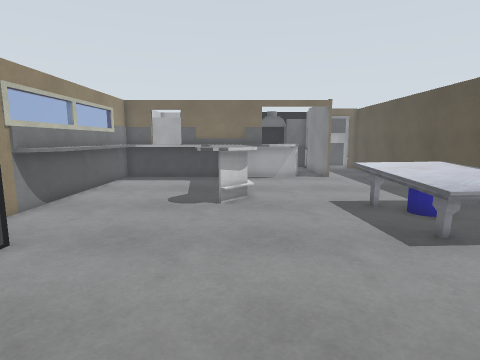
[1] (above)

19 first-person views from a walk through a world built for the Gazebo simulator. The camera is 1.3 m above the floor, tilts 8° down and sees 80° across. The lines on the ground mark 1 m squares. The floor is counted in squares, 0.5 m on a side. Each view is taken from the middle of a square. On the plan, view 1 faces up. The plan holds only what a view shows up to about 19 squares ahead; the rest is blank. The place goes on beyond the plan. The robots in the file are not drawn. Simple patterns stand in for the simulator's built-in surfaces. Some stock models are drawn as simple stand-ins. Some surface patterns are stand-ins.

[2]
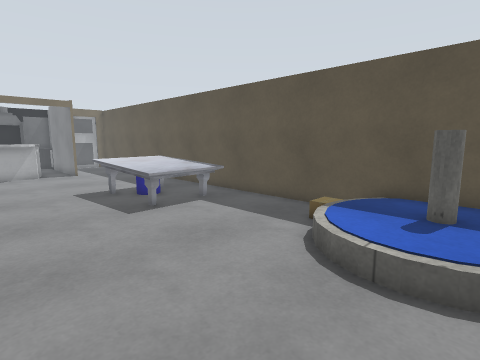

[3]
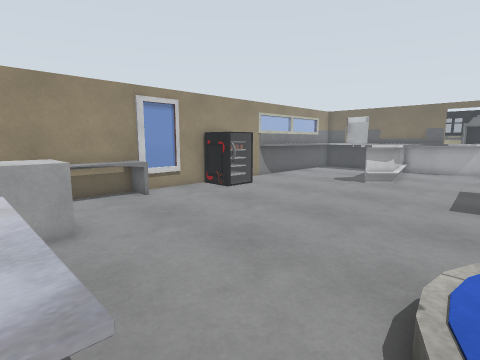

[4]
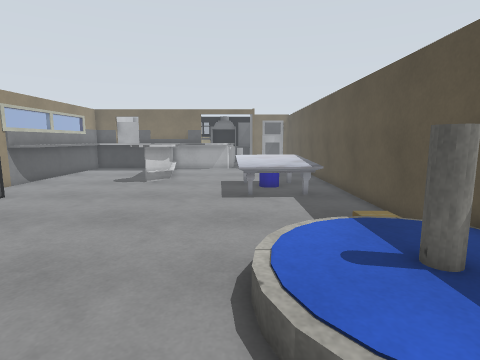

[5]
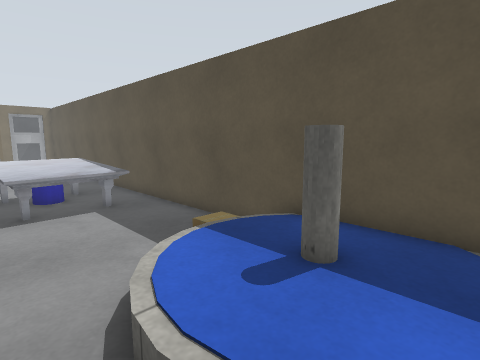

[6]
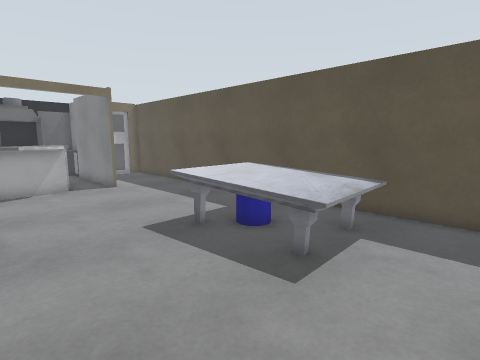

[7]
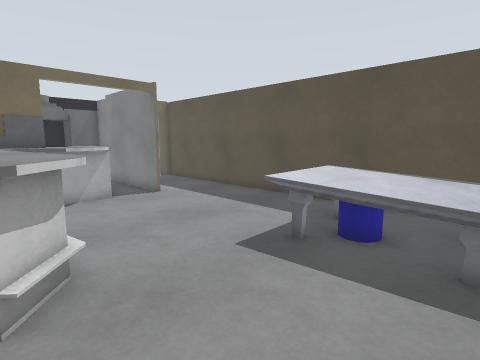

[8]
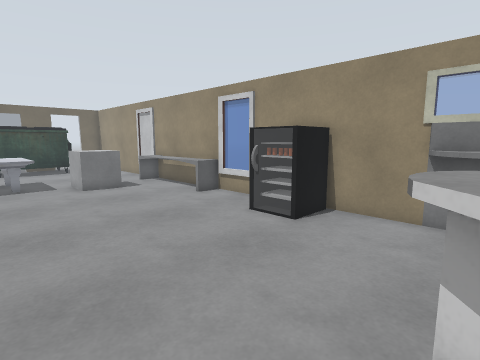

[9]
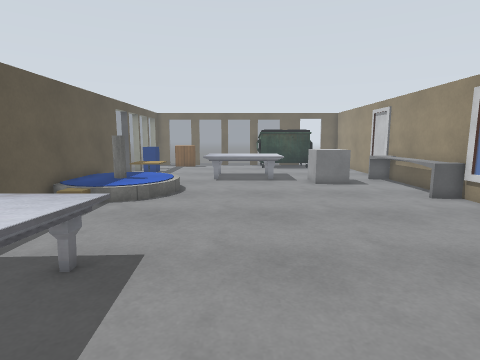

[10]
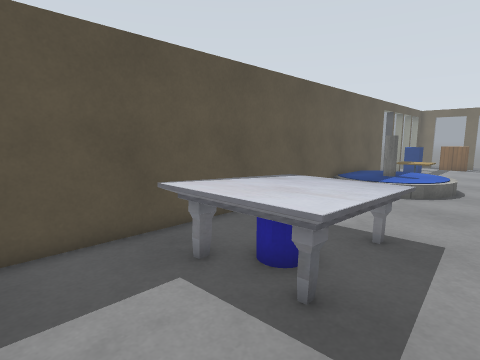

[11]
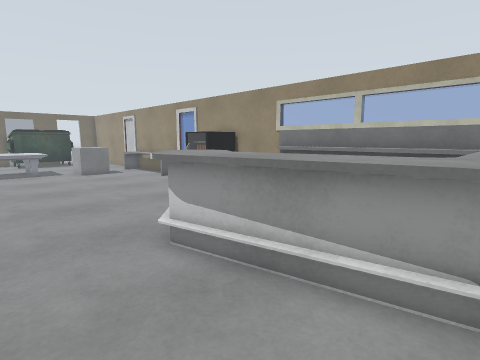

[12]
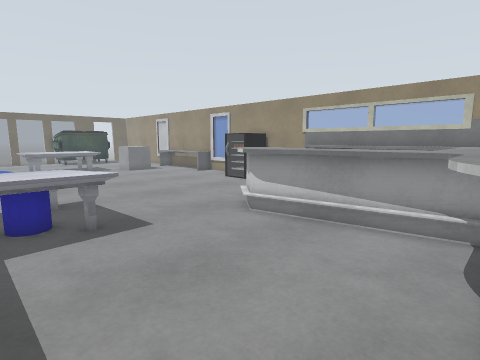

[13]
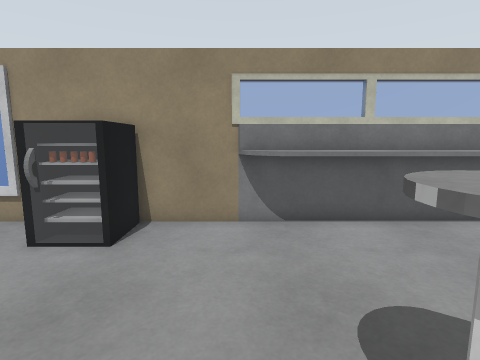

[14]
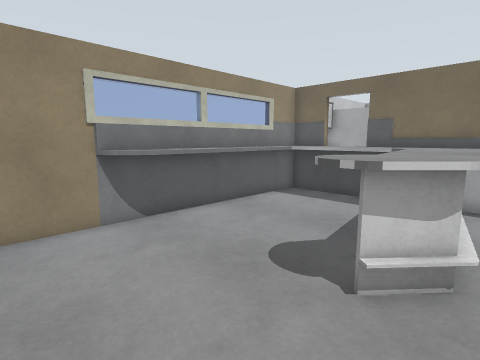

[15]
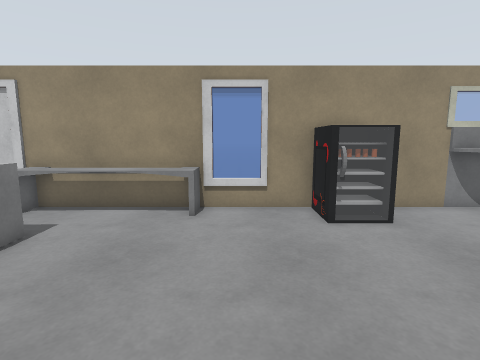

[16]
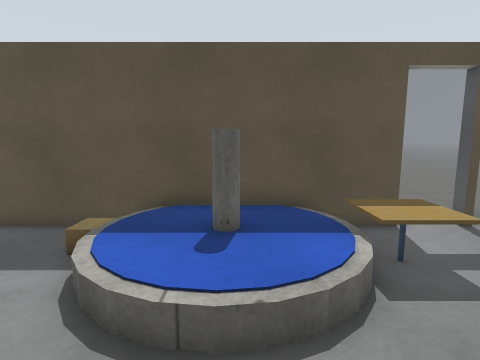

[17]
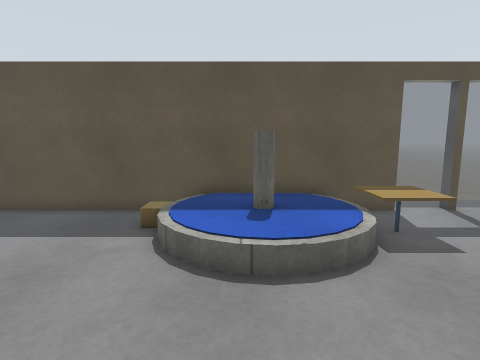

[18]
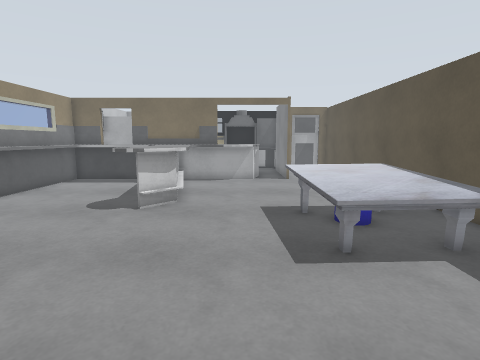

[19]
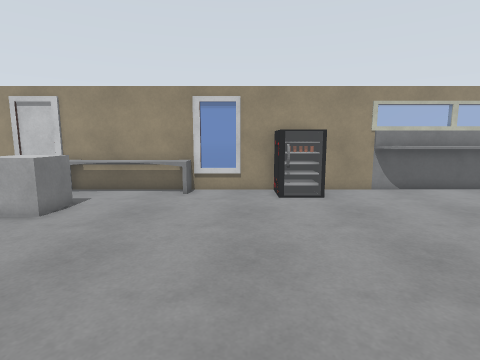

### Floor plan
Key: @ floor where view 1 was taken; # wall or solid block; . floor; = window, fence, low wall or low ledge; T marble table; B cardboard box; F fountain; C cafe table; O other object.
Columns run from 8 left of view 1 to 11 right of it. Each row starts with its distance up from view 1.
 20 #         ###.....#
 19 ##      ####......#
 18 #########.........#
 17 ##....###.........#
 16 ##....##=.........#
 15 ##.... ###........#
 14 ##.....###........#
 13 ##....####........#
 12 ##....###....TTTT.#
 11 ##...........TTTT #
 10 ##...........TTTTT#
  9 #............TTTTT#
  8 #............TTTTT#
  7 ###..........TTTTT#
  6 ##=...............#
  5 ###=..............#
  4 #.................#
  3 #.................#
  2 =...............BB##
  1 =.............FFBBF#
  0 #=......@.....FFFFFF
 -1 ##...........FFFFFFF
 -2 ##...........FFFFFFF
 -3 ##...........FFFFFFF
 -4 ##..OO........FFFFF#
 -5 ##..OOOTTTTTT..CCC##
 -6 #=. OO TTTTTT..CCC#

Positions as (right, up) in squares from view 1, and headings:
1: (0, 0), facing up
2: (0, -3), facing up-right
3: (6, -6), facing up-left
4: (5, -6), facing up
5: (4, -4), facing up-right
6: (0, 4), facing up-right
7: (-1, 7), facing up-right
8: (2, 12), facing down-left
9: (2, 13), facing down
10: (3, 15), facing down-right
11: (4, 19), facing down-left
12: (8, 20), facing down-left
13: (1, 10), facing left
14: (1, 7), facing up-left
15: (3, 2), facing left
16: (2, -2), facing right
17: (0, -1), facing right
18: (3, 1), facing up
19: (7, 3), facing left
